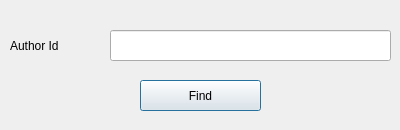
<?xml version="1.0" encoding="UTF-8"?>
<ui version="4.0">
 <class>findAuthorForm</class>
 <widget class="QDialog" name="findAuthorForm">
  <property name="geometry">
   <rect>
    <x>0</x>
    <y>0</y>
    <width>400</width>
    <height>130</height>
   </rect>
  </property>
  <property name="windowTitle">
   <string>Find Author</string>
  </property>
  <widget class="QLineEdit" name="authorIdTxt">
   <property name="geometry">
    <rect>
     <x>110</x>
     <y>30</y>
     <width>281</width>
     <height>31</height>
    </rect>
   </property>
  </widget>
  <widget class="QLabel" name="label">
   <property name="geometry">
    <rect>
     <x>10</x>
     <y>30</y>
     <width>101</width>
     <height>31</height>
    </rect>
   </property>
   <property name="text">
    <string>Author Id</string>
   </property>
  </widget>
  <widget class="QPushButton" name="findBtn">
   <property name="geometry">
    <rect>
     <x>140</x>
     <y>80</y>
     <width>121</width>
     <height>31</height>
    </rect>
   </property>
   <property name="text">
    <string>Find</string>
   </property>
  </widget>
 </widget>
 <resources/>
 <connections/>
</ui>
